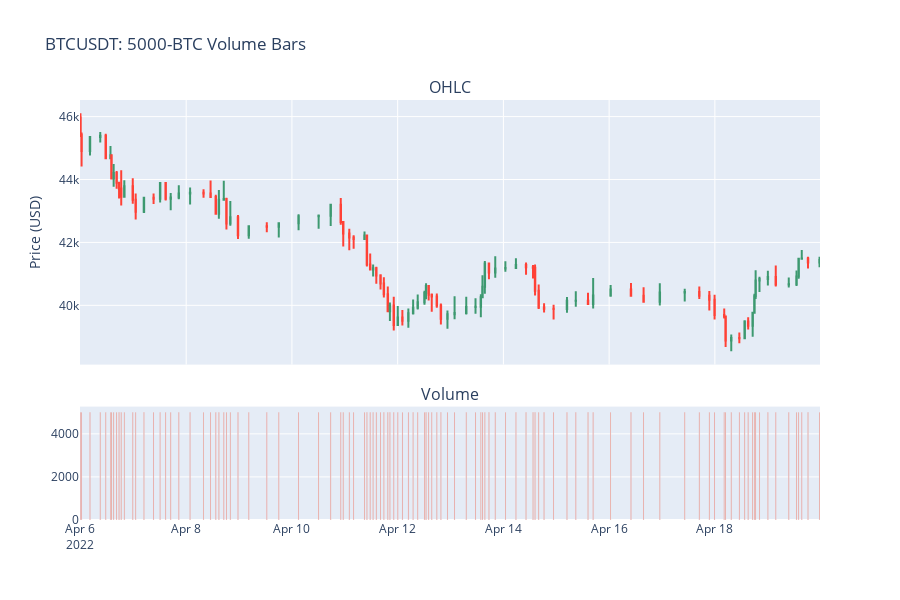

The cell this chart's notebook holds for it:
### Code cell
fig = make_subplots(rows=2,
                    cols=1,
                    shared_xaxes=True,
                    vertical_spacing=0.1,
                    subplot_titles=('OHLC', 'Volume'),
                    row_width=[0.3, 0.7])

# candlestick
fig.add_trace(
    go.Candlestick(
        x=btc_vol_subset.datetime,
        open=btc_vol_subset.open,
        high=btc_vol_subset.high,
        low=btc_vol_subset.low,
        close=btc_vol_subset.close,
        showlegend=False),
    row=1,
    col=1
)

# volume
fig.add_trace(
    go.Bar(x=btc_vol_subset.datetime,
           y=btc_vol_subset.volume,
           showlegend=False),
    row=2,
    col=1
)

fig.update_layout(title="BTCUSDT: 5000-BTC Volume Bars",
                  yaxis_title="Price (USD)",
                  width=900,
                  height=600)

# hide the slide bar
fig.update(layout_xaxis_rangeslider_visible=False)
pio.write_image(fig, 'btc_vol.png',scale=3, width=2000, height=800)
fig.show()
